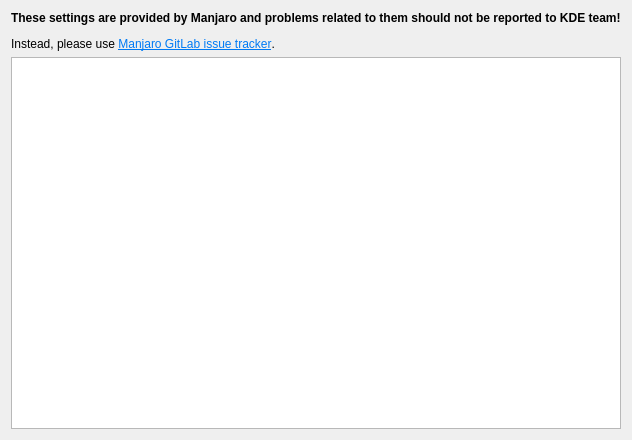
<?xml version="1.0" encoding="UTF-8"?>
<ui version="4.0">
 <class>PageKernel</class>
 <widget class="QWidget" name="PageKernel">
  <property name="geometry">
   <rect>
    <x>0</x>
    <y>0</y>
    <width>600</width>
    <height>440</height>
   </rect>
  </property>
  <property name="windowTitle">
   <string notr="true">Form</string>
  </property>
  <layout class="QVBoxLayout" name="verticalLayout">
   <item>
    <widget class="QLabel" name="kcmdisclaimer">
     <property name="text">
      <string>&lt;html&gt;&lt;head/&gt;&lt;body&gt;&lt;p&gt;&lt;span style=&quot; font-weight:600;&quot;&gt;These settings are provided by Manjaro and problems related to them should not be reported to KDE team!&lt;/span&gt;&lt;/p&gt;&lt;p&gt;Instead, please use &lt;a href=&quot;https://gitlab.manjaro.org/applications/manjaro-settings-manager/-/issues&quot;&gt;&lt;span style=&quot; text-decoration: underline; color:#007af4;&quot;&gt;Manjaro GitLab issue tracker&lt;/span&gt;&lt;/a&gt;.&lt;/p&gt;&lt;/body&gt;&lt;/html&gt;</string>
     </property>
    </widget>
   </item>
   <item>
    <widget class="QListView" name="kernelListView">
     <property name="focusPolicy">
      <enum>Qt::NoFocus</enum>
     </property>
     <property name="alternatingRowColors">
      <bool>true</bool>
     </property>
    </widget>
   </item>
  </layout>
 </widget>
 <resources/>
 <connections/>
</ui>
